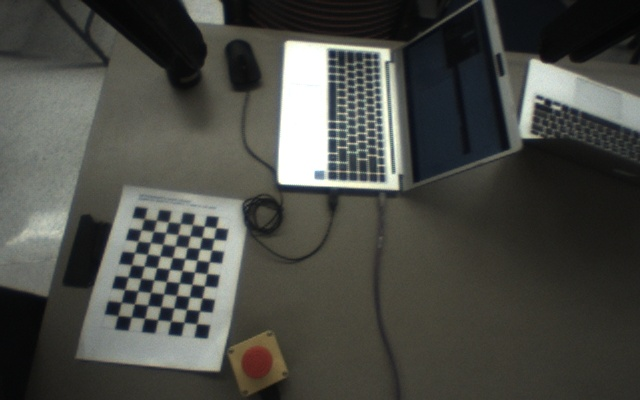
#> input picture test_cv/image3.jpg, 640 x 400 px, found by its file name
$ python hist.py
#> lines starting #> are read from the running program, lines starting #| are printed output that depends on the picture
import cv2
import numpy as np
from matplotlib import pyplot as plt

img = cv2.imread('test_cv/image3.jpg')
#> img is the input picture: shape (400, 640, 3); mean B, G, R 69.7, 75.1, 74.2
(r,c,d)=img.shape
#> r = 400; c = 640; d = 3


TEST_HIST_EQUAL=True
TEST_MASK=False
TEST_PLOT_HIST=False
TEST_ORB=False
TEST_GRABCUT=True

if TEST_HIST_EQUAL:
    img_yuv = cv2.cvtColor(img, cv2.COLOR_BGR2YUV)
#> img_yuv: shape (400, 640, 3); mean of channels 0, 1, 2 74.2, 125.9, 128

    # equalize the histogram of the Y channel
    img_yuv[:,:,0] = cv2.equalizeHist(img_yuv[:,:,0])
#> img_yuv: shape (400, 640, 3); mean of channels 0, 1, 2 128.5, 125.9, 128

    # convert the YUV image back to RGB format
    img_output = cv2.cvtColor(img_yuv, cv2.COLOR_YUV2BGR)
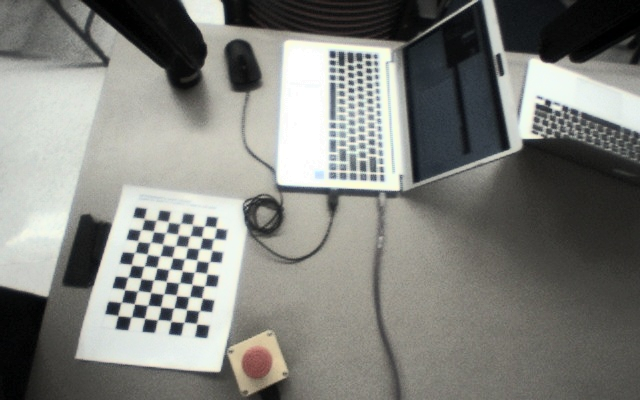
#> img_output: shape (400, 640, 3); mean B, G, R 124.3, 129.3, 128.4
    img =img_output


    kernel = np.ones((5,5),np.float32)/25
    img = cv2.filter2D(img,-1,kernel)
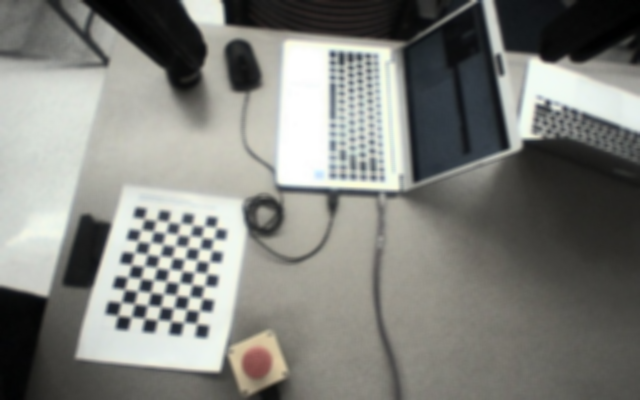
#> img: shape (400, 640, 3); mean B, G, R 124.3, 129.3, 128.4

    cv2.imshow("hist equalization", img)
    cv2.waitKey()

if TEST_MASK:
    mask = np.zeros(img.shape[:2], np.uint8)
    mask[100:r, 100:c] = 255
    masked_img = cv2.bitwise_and(img,img,mask = mask)
    cv2.imshow("masked_img",masked_img)
    cv2.waitKey(1000)
    img=masked_img

if TEST_PLOT_HIST:
    color = ('b','g','r')
    for i,col in enumerate(color):
        histr = cv2.calcHist([img],[i],None,[256],[0,256])
        plt.plot(histr,color = col)
        plt.xlim([0,256])
    plt.show()

if TEST_ORB:
    # Initiate STAR detector
    orb = cv2.ORB_create()

    # find the keypoints with ORB
    kp = orb.detect(img,None)

    # compute the descriptors with ORB
    kp, des = orb.compute(img, kp)

    # draw only keypoints location,not size and orientation
    img2 = cv2.drawKeypoints(img, kp, None, color=(0,255,0), flags=0)
    plt.imshow(img2)
    plt.show()
if TEST_GRABCUT:
    mask = np.zeros(img.shape[:2],np.uint8)

    bgdModel = np.zeros((1,65),np.float64)
    fgdModel = np.zeros((1,65),np.float64)

    rect = (100,300,200,100)
    cv2.grabCut(img,mask,rect,bgdModel,fgdModel,5,cv2.GC_INIT_WITH_RECT)

    mask2 = np.where((mask==2)|(mask==0),0,1).astype('uint8')
    img = img*mask2[:,:,np.newaxis]
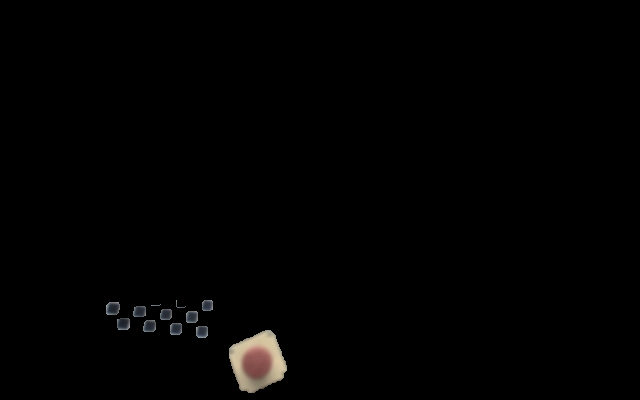
#> img: shape (400, 640, 3); mean B, G, R 1.7, 1.9, 2.1

    plt.imshow(img),plt.colorbar(),plt.show()
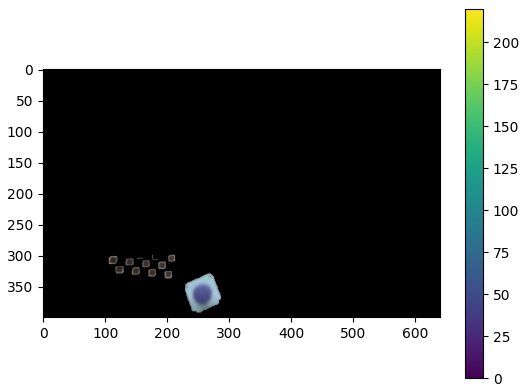
#> figure drawn by matplotlib, 2 panels; B, G, R data is drawn as R, G, B
cv2.destroyAllWindows()

$ run again, with test_cv/baxter_left_hand_camera_image.jpg copied over test_cv/image3.jpg
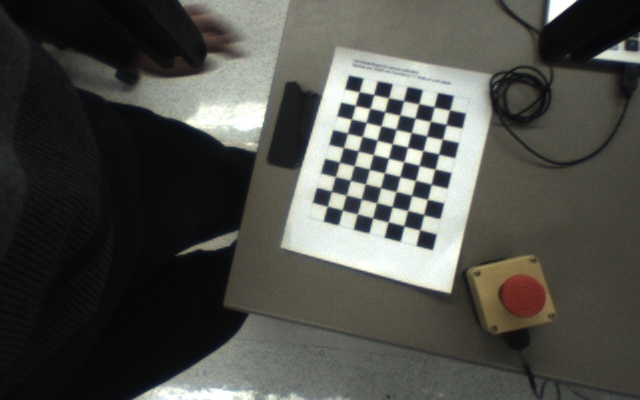
#> input picture test_cv/baxter_left_hand_camera_image.jpg, 640 x 400 px, found by its file name
#> img is the input picture: shape (400, 640, 3); mean B, G, R 72.7, 77.9, 77.3
#> `img = img*mask2[:,:,np.newaxis]`:
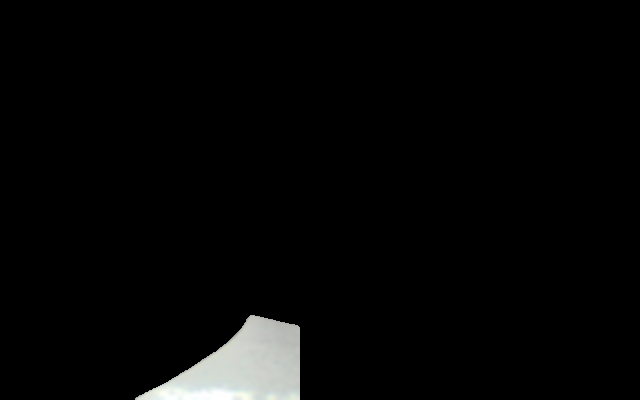
#> img: shape (400, 640, 3); mean B, G, R 6.6, 6.8, 6.6
#> `plt.imshow(img),plt.colorbar(),plt.show()`:
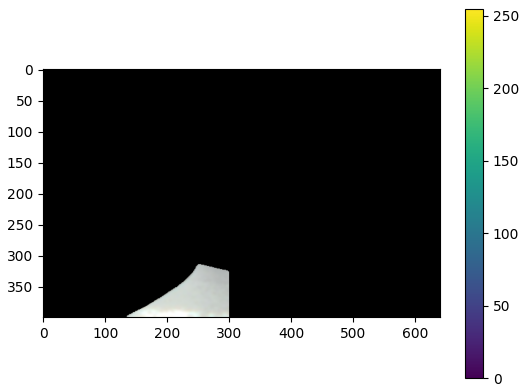
#> figure drawn by matplotlib, 2 panels; B, G, R data is drawn as R, G, B

$ run again, with test_cv/image2.png saved as test_cv/image3.jpg
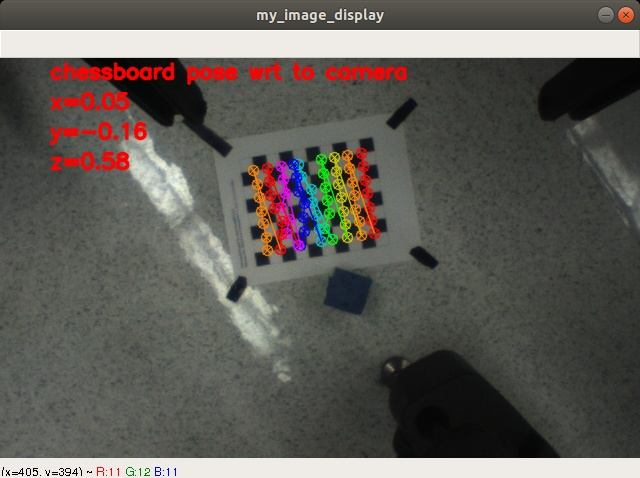
#> input picture test_cv/image2.png, 640 x 478 px, found by its file name
#> img is the input picture: shape (478, 640, 3); mean B, G, R 86.4, 91.8, 95.2
#> `img = cv2.filter2D(img,-1,kernel)`:
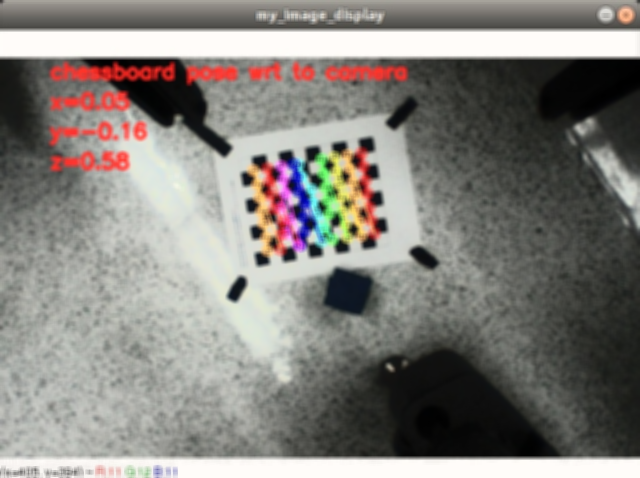
#> img: shape (478, 640, 3); mean B, G, R 124.2, 129.1, 132.1
#> `plt.imshow(img),plt.colorbar(),plt.show()`:
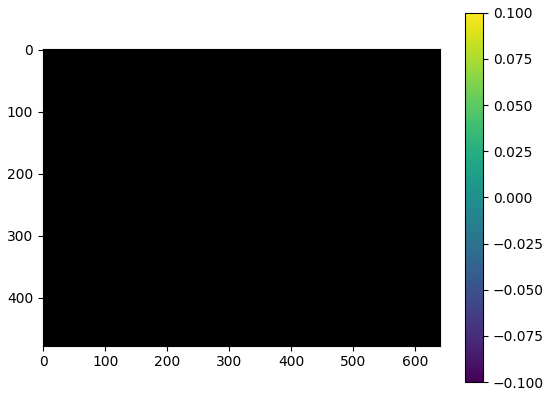
#> figure drawn by matplotlib, 2 panels
